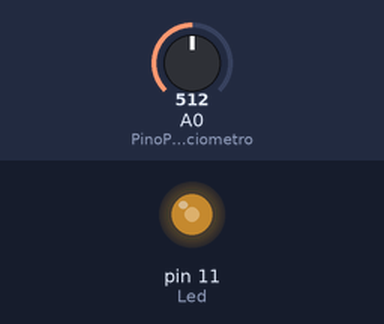
Recording of a sketch running on a simulated Arduino Uno, built with avr-gcc and run on an emulated ATmega328P. Shown: output pins drawn as LEDs (lit = HIGH). The inputs (shaded band) are chosen by the test bench; at power-on: A0 (PinoPotenciometro) = 512.

Above: at 1.2 s.
1.3 s: A0 (PinoPotenciometro) set to 716
At 2.1 s:
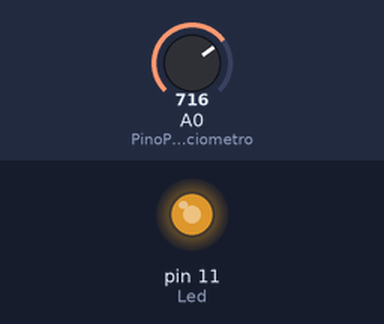
2.8 s: A0 (PinoPotenciometro) set to 900
At 3.2 s:
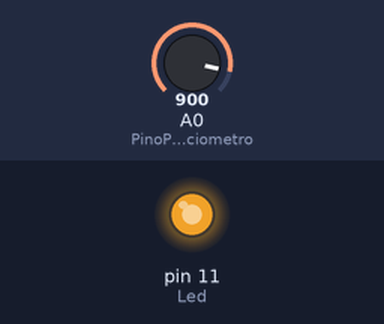
4.3 s: A0 (PinoPotenciometro) set to 122
At 5.5 s:
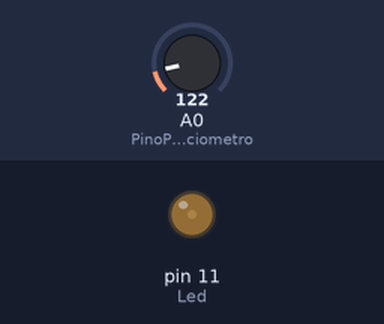
5.8 s: A0 (PinoPotenciometro) set to 0
At 6.7 s:
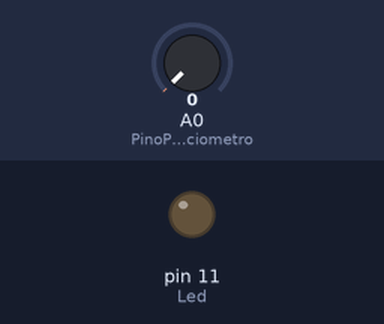
7.3 s: A0 (PinoPotenciometro) set to 511
At 7.8 s:
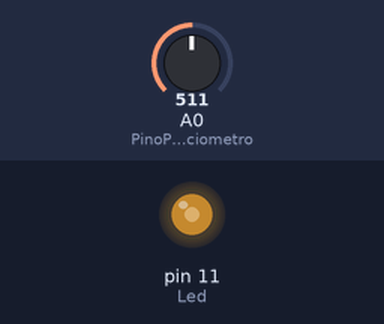
Timing chart, 0 to 9.8 s (numbered marks = the images above; inputs shaded):
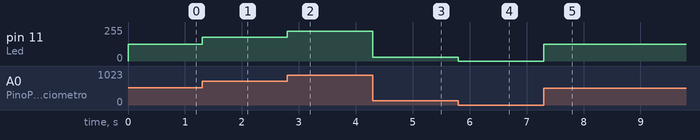

Measured:
- after the input at 1.3 s, pin 11 (Led): 127/255 → 178/255 at once
- after the input at 2.8 s, pin 11 (Led): 178/255 → 224/255 at once
- after the input at 4.3 s, pin 11 (Led): 224/255 → 30/255 at once
- after the input at 5.8 s, pin 11 (Led): 30/255 → 0/255 at once
- after the input at 7.3 s, pin 11 (Led): 0/255 → 127/255 at once

The sketch:

Projeto_Dimmer.ino
```cpp
const int PinoPotenciometro = 0;
const int Led = 11;
int ValorPot = 0;
int pwm = 0;


void setup() {
  pinMode(Led, OUTPUT);
  }


void loop() {
  //digitalWrite(Led, HIGH);
  ValorPot = analogRead(PinoPotenciometro);
  pwm = map(ValorPot, 0, 1023, 0, 255);
  analogWrite(Led, pwm);
  }
```
